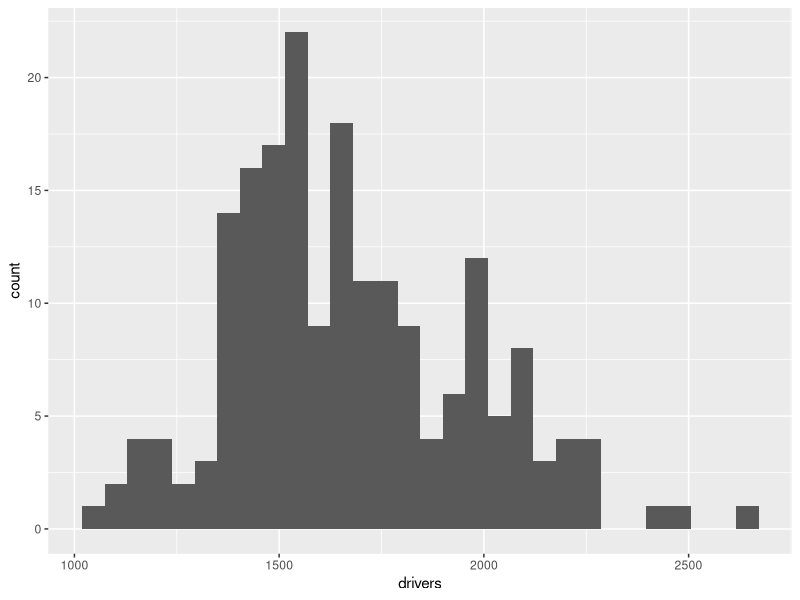
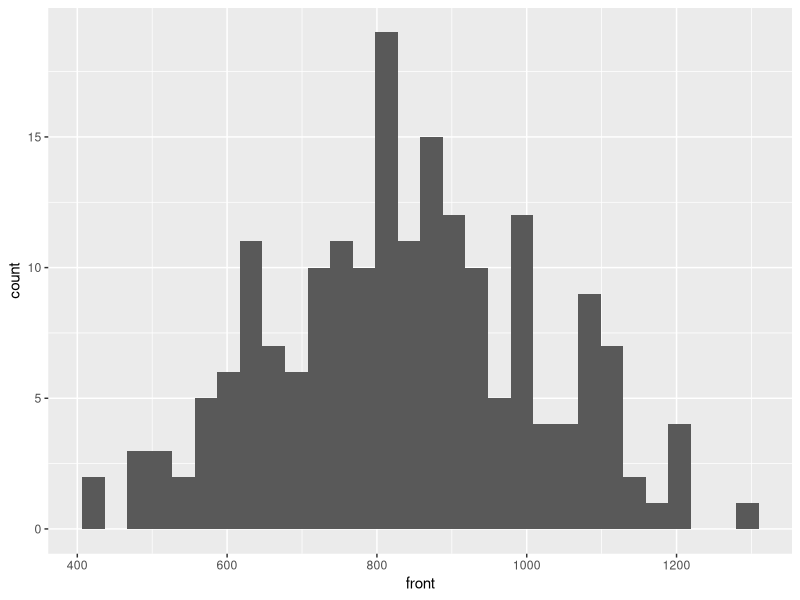
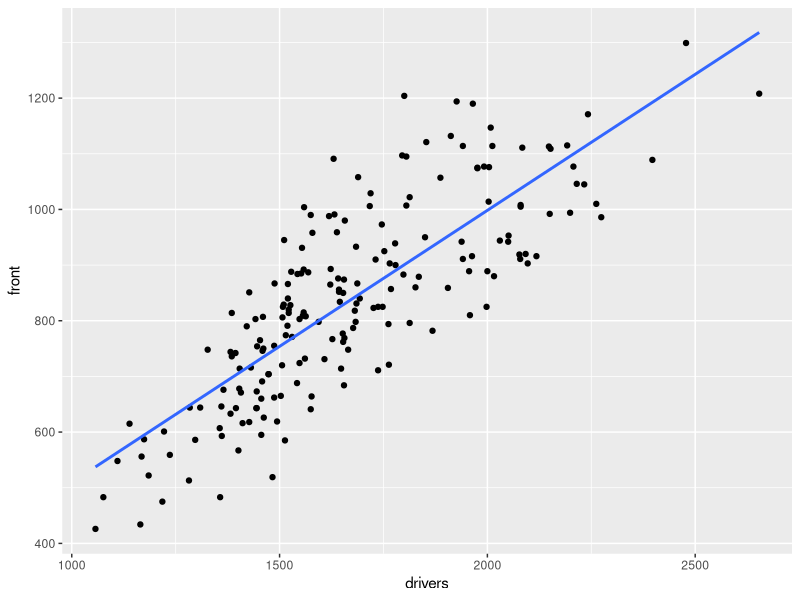
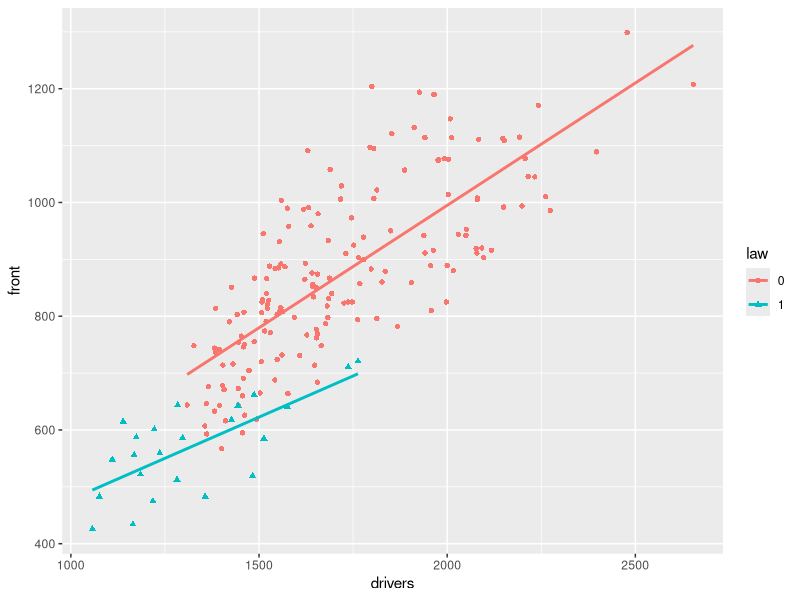
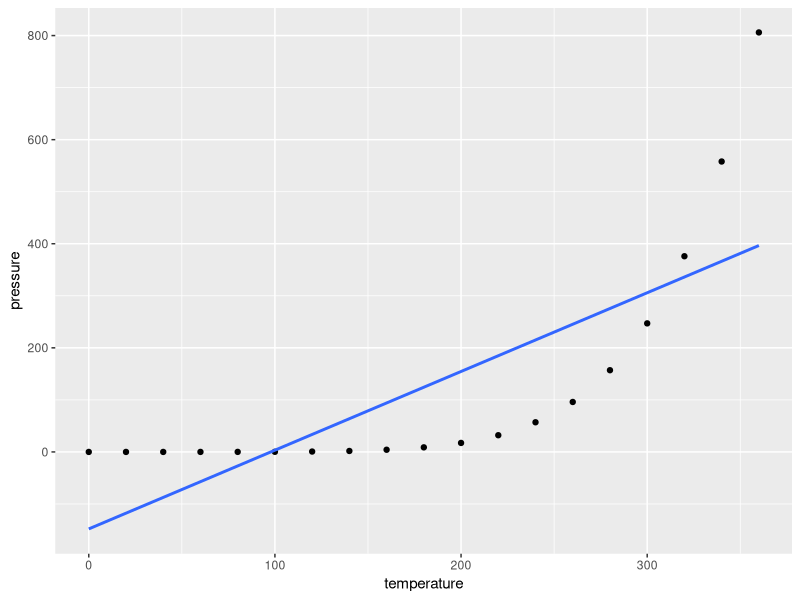

Reproduce these figures in R, in order.
## ---- chunk 1
# Use this code chunk to answer the question, by replacing this line or 
# adding a new line below it.

((7 + 5)^6) * (55/6)

## ---- chunk 2
# Use this code chunk to answer the question, by replacing this line or 
# adding a new line below it.
pi^(2.3)
## ---- chunk 3
# Use this code chunk to answer the question, by replacing this line or 
# adding a new line below it.

z <- (3:9)
z
## ---- chunk 4
# Use this code chunk to answer the question, by replacing this line or 
# adding a new line below it.

y <- (pi^z) - pi^(2.3)
y
## ---- chunk 5
# Use this code chunk to answer the question, by replacing this line or 
# adding a new line below it.

print(sqrt(sum(y^2)))
## ---- chunk 6
sb = as.data.frame(Seatbelts)
sb$law = as.factor(sb$law)
## ---- chunk 7
# Use this code chunk to answer the question, by replacing this line or 
# adding a new line below it.

dim(sb)
## ---- chunk 8
# Use this code chunk to answer the question, by replacing this line or 
# adding a new line below it.

head(sb)
## ---- chunk 9
# Use this code chunk to answer the question, by replacing this line or 
# adding a new line below it.

summary(sb$drivers)
sd(sb$drivers)
## ---- chunk 10
# Use this code chunk to answer the question, by replacing this line or
# adding a new line below it.
summary(sb$front)
sd(sb$front)
## ---- chunk 11
library(ggplot2)
## ---- chunk 12
# Use this code chunk to answer the question, by replacing this line or 
# adding a new line below it.

ggplot(data = sb, aes(x = drivers)) + 
  geom_histogram()
## ---- chunk 13
# Use this code chunk to answer the question, by replacing this line or 
# adding a new line below it.

ggplot(data = sb, aes(x = front)) + 
  geom_histogram()
## ---- chunk 14


library(ggplot2)
## ---- chunk 15
# Use this code chunk to answer the question by replacing this line or
# adding a new line below it.

ggplot(data = sb, aes(x = drivers, y = front)) +
  geom_point() +
  geom_smooth(method = 'lm', se = F)

## ---- chunk 16
# Use this code chunk to answer the question by replacing this line or
# adding a new line below it.

ggplot(data = sb, aes(x = drivers, y = front, shape = law, color = law)) +
  geom_point() +
  geom_smooth(method = 'lm', se = F)

## ---- chunk 17

sum(1:10)
## ---- chunk 18
 sum(11:20)
## ---- chunk 19
(1:10)^2
## ---- chunk 20
library(ggplot2)
ggplot(data = pressure, mapping = aes(x = temperature, y = pressure)) + geom_point() + geom_smooth(method = 'lm', se = F)
